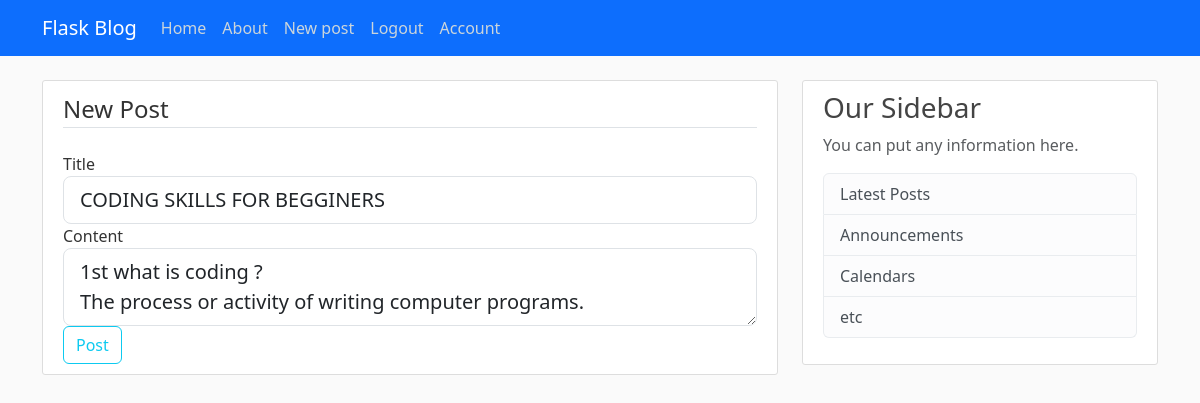
Screenshot of /post/1/update (signed in) with the database file from the repository.
### app/models.py (models this page shows, shortened)
class Post(db.Model):
    id = db.Column(db.Integer, primary_key=True)
    title = db.Column(db.String(100), nullable=False)
    content = db.Column(db.Text, nullable=False)
    date_posted = db.Column(db.DateTime, nullable=False, default=datetime.utcnow)
    user_id = db.Column(db.Integer, db.ForeignKey('user.id'), nullable=False)

### app/routes.py (the view)
@app.route("/post/<int:post_id>/update", methods=['POST', 'GET'])
@login_required
def update_post(post_id):
    post = Post.query.get_or_404(post_id)
    if post.author != current_user:
        abort(403)
    form = PostForm()
    if form.validate_on_submit():
        post.title = form.title.data
        post.content = form.content.data
        db.session.commit()
        flash("Your post has been updated!", "success")
        return redirect(url_for('post', post_id=post.id))
    elif request.method == "GET":
        form.title.data = post.title
        form.content.data = post.content
    return render_template("create_post.html", title="Update Post", form=form, legend="Update Post")

### app/form.py
class PostForm(FlaskForm):
    title = StringField("Title", validators=[DataRequired()])
    content = TextAreaField("Content", validators=[DataRequired()])
    submit = SubmitField('Post')

### app/models.py (called while the page is built)
@login_manager.user_loader
def load_user(user_id):
    return User.query.get(int(user_id))

### app/templates/create_post.html (shortened to what this page needs)
{% extends 'base.html' %} {% block content %}
<div class="content-section">
  <form method="POST" action="">
    <fieldset class="form-group">
      <legend class="border-bottom mb-4">New Post</legend>
      <div class="form-group">
        {{ form.title.label(class="form-control-label") }} {% if
        form.title.errors %} {{ form.title(class="form-control form-control-lg
        is-invalid") }}
        <div class="invalid-feedback">
          {% for error in form.title.errors %}
          <span>{{ error }}</span>
          {% endfor %}
        </div>
        {% else %} {{ form.title(class="form-control form-control-lg") }} {%
        endif %}
      </div>
      <div class="form-group">
        {{ form.content.label(class="form-control-label") }} {% if
        form.content.errors %} {{ form.content(class="form-control
        form-control-lg is-invalid") }}
        <div class="invalid-feedback">
          {% for error in form.content.errors %}
          <span>{{ error }}</span>
          {% endfor %}
        </div>
        {% else %} {{ form.content(class="form-control form-control-lg") }} {%
        endif %}
      </div>
    </fieldset>
    <div class="form-group">
      {{ form.submit(class="btn btn-outline-info") }}
    </div>
  </form>
</div>
{% endblock %}

### app/static/main.css (style rules this page uses)
body { background: #fafafa; color: #333333; margin-top: 5rem; }
.content-section { background: #ffffff; padding: 10px 20px; border: 1px solid #dddddd; border-radius: 3px; margin-bottom: 20px; }

### rows the page displays
Post: title "CODING SKILLS FOR BEGGINERS", content "1st what is coding ? The process or activity of writing computer programs."
